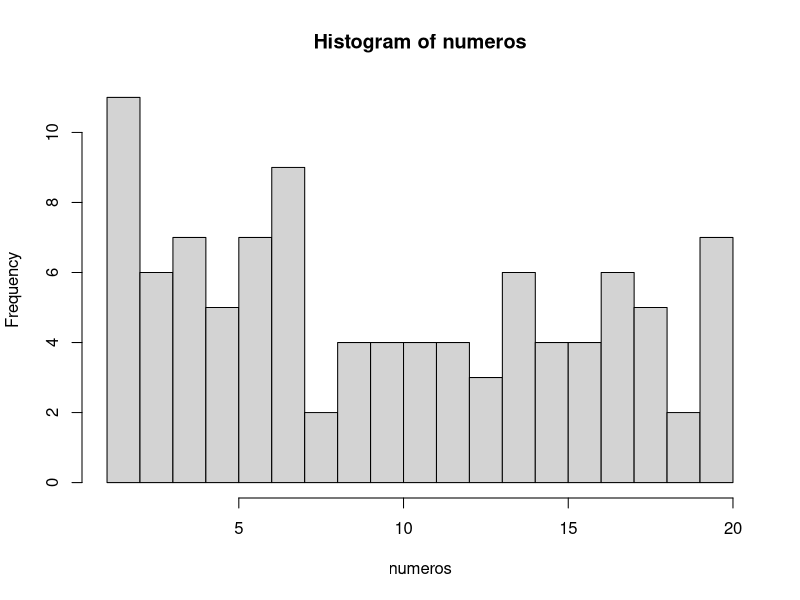

Write R code to recreate this figure.
## ---- chunk 1
numeros <- sample(1:20, 100, TRUE)
numeros
## ---- chunk 2
mediana <- median(numeros)
mediana
## ---- chunk 3
media <- mean(numeros)
media
## ---- chunk 4
# El argumento breaks nos permite dividir en histograma en las partes que queramos
hist(numeros, breaks = 20)
## ---- chunk 5
tabla.frecuencias <- data.frame(table(numeros))
tabla.frecuencias
## ---- chunk 6
# Con la función seq, creamos una secuencia de 1 a 10 en intervalos de 0.1 en 0.1
secuencia <- seq(1, 10, 0.1)
muestra <- sample(secuencia, 100, TRUE)
muestra
## ---- chunk 7
# Aquí el cálculo de la mediana 
mediana.2 <- median(muestra)
mediana.2
## ---- chunk 8
# Aquí el cálculo de la media
media.2 <- mean(muestra)
media.2
## ---- chunk 9
# Aquí el cálculo de la moda
tabla.moda.2 <- data.frame(table(muestra))
tabla.moda.2
